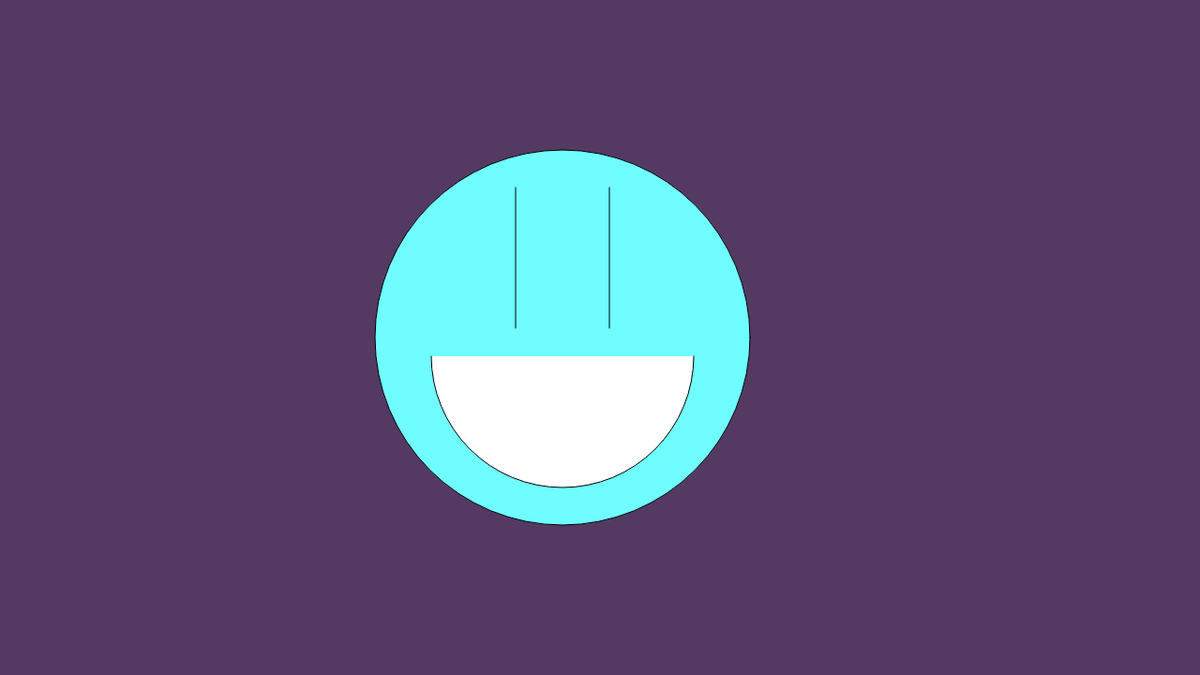
Frame 1 (no input)
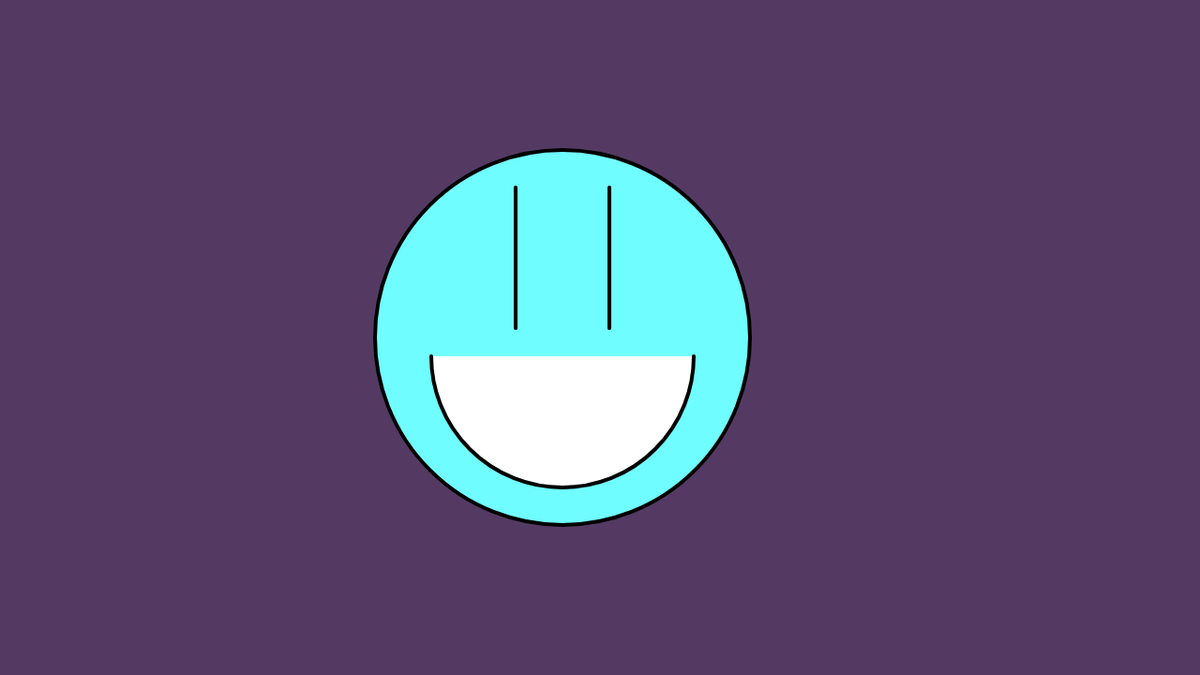
Frame 60 (no input)
Frame 120 (the mouse pressed at the canvas centre since frame 60): identical to frame 60, image omitted

The p5.js sketch that drew these frames (run headless with seeded random() and noise() and a simulated clock; from frame 60 on, the mouse is pressed at the canvas centre):

// p5.js sketch
// ── sketch.js
var hopeless = "true";
var birdeyes = 350;

function setup() {
  // put setup code here
    createCanvas(1280, 720)
}

function draw() {
    //im going to make a smiling blue man with light in his teeth. his smile is fake not real ok
  // don't try to kill your brain please (:
// ok everything that you learn cease to exist ): sad
    background("#543a63");
    fill("#70fdff");
    ellipse(600, 360, 400, 400);
    fill("ffffff");
    //thanos controls your mouth
    if (hopeless ==="true"){
        arc(600, 380, 280, 280, 0, PI);
        birdeyes=350;
    }else{
        line(590, 370, 700, 370);
        birdeyes= 300;
    }
    
    //arc(600, 380, 280, 280, 0, PI);
    line(550, 200, 550, birdeyes);
    line(650, 200, 650, birdeyes);
    strokeWeight(4);
}


function keyPressed(){
    if (hopeless==="true"){
        hopeless="false";
    }else{
        hopeless="true"
    }
    
    /* ellipse(600, 360, 400, 400);
    line(550, 200, 550, 350);
    line(650, 200, 650, 350);
    line(590, 370, 700, 370);*/
    //arc(600, 380, 280, 280, 0, PI);

}
